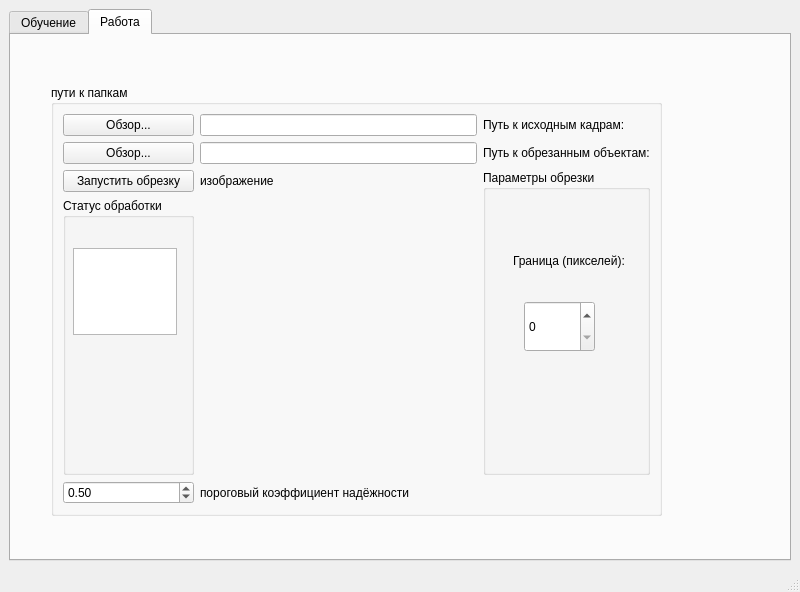
<?xml version="1.0" encoding="UTF-8"?>
<ui version="4.0">
 <class>MainWindow</class>
 <widget class="QMainWindow" name="MainWindow">
  <property name="geometry">
   <rect>
    <x>0</x>
    <y>0</y>
    <width>800</width>
    <height>592</height>
   </rect>
  </property>
  <property name="windowTitle">
   <string>MainWindow</string>
  </property>
  <widget class="QWidget" name="centralwidget">
   <layout class="QVBoxLayout" name="verticalLayout">
    <item>
     <widget class="QTabWidget" name="trainingTab">
      <property name="currentIndex">
       <number>1</number>
      </property>
      <widget class="QWidget" name="tab">
       <attribute name="title">
        <string>Обучение</string>
       </attribute>
       <widget class="QWidget" name="gridLayoutWidget">
        <property name="geometry">
         <rect>
          <x>30</x>
          <y>30</y>
          <width>560</width>
          <height>410</height>
         </rect>
        </property>
        <layout class="QGridLayout" name="gridLayout">
         <item row="1" column="0">
          <widget class="QGroupBox" name="pathsGroupBox">
           <property name="title">
            <string>пути к папкам</string>
           </property>
           <layout class="QGridLayout" name="gridLayout_2">
            <item row="4" column="2">
             <widget class="QGroupBox" name="trainingStatusGroupBox">
              <property name="title">
               <string>Статус обучения</string>
              </property>
              <layout class="QGridLayout" name="gridLayout_4">
               <item row="0" column="0">
                <widget class="QTextEdit" name="trainingLogTextEdit">
                 <property name="readOnly">
                  <bool>true</bool>
                 </property>
                </widget>
               </item>
              </layout>
             </widget>
            </item>
            <item row="2" column="1">
             <widget class="QLineEdit" name="croppedImagesLineEdit">
              <property name="readOnly">
               <bool>true</bool>
              </property>
             </widget>
            </item>
            <item row="2" column="2">
             <widget class="QLabel" name="croppedImagesLabel">
              <property name="text">
               <string>Путь к обрезанным объектам</string>
              </property>
             </widget>
            </item>
            <item row="2" column="0">
             <widget class="QPushButton" name="selectCroppedImagesButton">
              <property name="text">
               <string>Обзор...</string>
              </property>
             </widget>
            </item>
            <item row="1" column="0">
             <widget class="QPushButton" name="selectSourceImagesButton">
              <property name="text">
               <string>Обзор…</string>
              </property>
             </widget>
            </item>
            <item row="3" column="2">
             <widget class="QLabel" name="configFilePathLabel">
              <property name="text">
               <string>Путь к файлу конфигурации</string>
              </property>
             </widget>
            </item>
            <item row="1" column="1">
             <widget class="QLineEdit" name="sourceImagesLineEdit">
              <property name="readOnly">
               <bool>true</bool>
              </property>
             </widget>
            </item>
            <item row="3" column="1">
             <widget class="QLineEdit" name="configFilePathLineEdit">
              <property name="readOnly">
               <bool>true</bool>
              </property>
             </widget>
            </item>
            <item row="3" column="0">
             <widget class="QPushButton" name="selectConfigFileButton">
              <property name="text">
               <string>Обзор...</string>
              </property>
             </widget>
            </item>
            <item row="1" column="2">
             <widget class="QLabel" name="lineEditSourceImages">
              <property name="text">
               <string>Путь к исходным кадрам</string>
              </property>
             </widget>
            </item>
            <item row="4" column="0" colspan="2">
             <widget class="QGroupBox" name="tagsAndNetworkGroupBox">
              <property name="title">
               <string>Теги и управление сетью</string>
              </property>
              <layout class="QGridLayout" name="gridLayout_3">
               <item row="2" column="1">
                <widget class="QComboBox" name="tagComboBox"/>
               </item>
               <item row="3" column="0">
                <widget class="QPushButton" name="resetButton">
                 <property name="text">
                  <string>сброс</string>
                 </property>
                </widget>
               </item>
               <item row="0" column="1">
                <widget class="QLineEdit" name="newTagLineEdit"/>
               </item>
               <item row="3" column="1">
                <widget class="QPushButton" name="trainButton">
                 <property name="text">
                  <string>обучить</string>
                 </property>
                </widget>
               </item>
               <item row="2" column="0">
                <widget class="QLabel" name="selectTagLabel">
                 <property name="text">
                  <string>Выбор тега:</string>
                 </property>
                </widget>
               </item>
               <item row="0" column="0">
                <widget class="QLabel" name="newTagLabel">
                 <property name="text">
                  <string>Новый тег:</string>
                 </property>
                </widget>
               </item>
               <item row="4" column="0">
                <widget class="QPushButton" name="trainMoreButton">
                 <property name="text">
                  <string>дообучить</string>
                 </property>
                </widget>
               </item>
              </layout>
             </widget>
            </item>
           </layout>
          </widget>
         </item>
        </layout>
       </widget>
      </widget>
      <widget class="QWidget" name="tab_2">
       <attribute name="title">
        <string>Работа</string>
       </attribute>
       <widget class="QWidget" name="gridLayoutWidget_2">
        <property name="geometry">
         <rect>
          <x>40</x>
          <y>50</y>
          <width>611</width>
          <height>431</height>
         </rect>
        </property>
        <layout class="QGridLayout" name="gridLayout_5">
         <item row="0" column="0">
          <widget class="QGroupBox" name="pathsGroupBox_2">
           <property name="title">
            <string>пути к папкам</string>
           </property>
           <layout class="QGridLayout" name="gridLayout_6">
            <item row="0" column="2">
             <widget class="QLabel" name="sourceImagesLabel">
              <property name="text">
               <string>Путь к исходным кадрам:</string>
              </property>
             </widget>
            </item>
            <item row="1" column="2">
             <widget class="QLabel" name="croppedImagesLabel_2">
              <property name="text">
               <string>Путь к обрезанным объектам:</string>
              </property>
             </widget>
            </item>
            <item row="0" column="0">
             <widget class="QPushButton" name="selectSourceImagesButton_2">
              <property name="text">
               <string>Обзор...</string>
              </property>
             </widget>
            </item>
            <item row="2" column="1">
             <widget class="QLabel" name="image_label">
              <property name="text">
               <string>изображение</string>
              </property>
             </widget>
            </item>
            <item row="3" column="0">
             <widget class="QGroupBox" name="groupBox_2">
              <property name="title">
               <string>Статус обработки </string>
              </property>
              <widget class="QTextEdit" name="textEdit">
               <property name="geometry">
                <rect>
                 <x>10</x>
                 <y>50</y>
                 <width>104</width>
                 <height>87</height>
                </rect>
               </property>
              </widget>
             </widget>
            </item>
            <item row="2" column="0">
             <widget class="QPushButton" name="pushButton_3">
              <property name="text">
               <string>Запустить обрезку</string>
              </property>
             </widget>
            </item>
            <item row="1" column="1">
             <widget class="QLineEdit" name="croppedImagesLineEdit_2">
              <property name="readOnly">
               <bool>true</bool>
              </property>
             </widget>
            </item>
            <item row="0" column="1">
             <widget class="QLineEdit" name="sourceImagesLineEdit_2">
              <property name="readOnly">
               <bool>true</bool>
              </property>
             </widget>
            </item>
            <item row="1" column="0">
             <widget class="QPushButton" name="selectCroppedImagesButton_2">
              <property name="text">
               <string>Обзор...</string>
              </property>
             </widget>
            </item>
            <item row="2" column="2" rowspan="2">
             <widget class="QGroupBox" name="croppingParametersGroupBox">
              <property name="title">
               <string>Параметры обрезки</string>
              </property>
              <widget class="QLabel" name="borderSizeLabel">
               <property name="geometry">
                <rect>
                 <x>30</x>
                 <y>70</y>
                 <width>121</width>
                 <height>41</height>
                </rect>
               </property>
               <property name="text">
                <string>Граница (пикселей):</string>
               </property>
              </widget>
              <widget class="QSpinBox" name="epochSpinBox">
               <property name="geometry">
                <rect>
                 <x>41</x>
                 <y>131</y>
                 <width>71</width>
                 <height>51</height>
                </rect>
               </property>
              </widget>
             </widget>
            </item>
            <item row="4" column="0">
             <widget class="QDoubleSpinBox" name="confidenceThresholdSpinBox">
              <property name="maximum">
               <double>1.000000000000000</double>
              </property>
              <property name="singleStep">
               <double>0.010000000000000</double>
              </property>
              <property name="value">
               <double>0.500000000000000</double>
              </property>
             </widget>
            </item>
            <item row="4" column="1">
             <widget class="QLabel" name="label">
              <property name="text">
               <string>пороговый коэффициент надёжности </string>
              </property>
             </widget>
            </item>
           </layout>
          </widget>
         </item>
        </layout>
       </widget>
      </widget>
     </widget>
    </item>
   </layout>
  </widget>
  <widget class="QMenuBar" name="menubar">
   <property name="geometry">
    <rect>
     <x>0</x>
     <y>0</y>
     <width>800</width>
     <height>26</height>
    </rect>
   </property>
  </widget>
  <widget class="QStatusBar" name="statusbar"/>
 </widget>
 <resources/>
 <connections/>
</ui>
